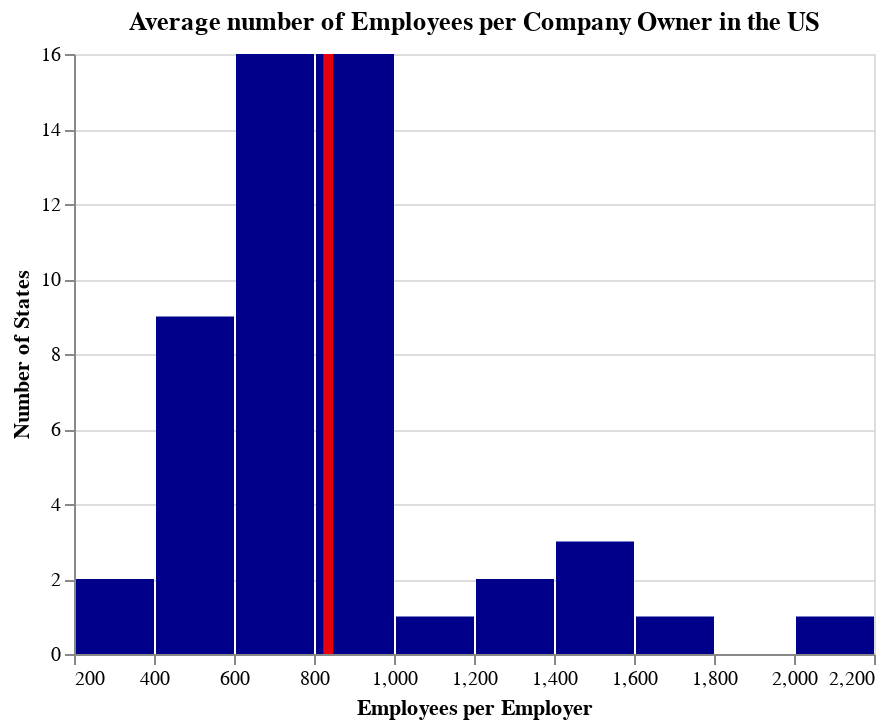

Source (notebook cell):
### Markdown cell above
Now, we can create a Seaborn `mark_bar` histogram plot of the data. We also add a `mark_rule` indicating the data's mean.

### Code cell
base = alt.Chart(perdf)

bar = base.mark_bar().encode(
    x=alt.X('Employees per Employer', bin=True),
    y=alt.Y('count()', title = "Number of States")
)

rule = base.mark_rule(color='red', opacity = 0.9).encode(
    x= alt.X('mean(Employees per Employer)', title = "Employees per Employer"),
    size=alt.value(5)
)

(bar + rule).properties(
    title = 'Average number of Employees per Company Owner in the US'
).configure_mark(
    color = "darkblue"
)

### Figure 1 — Vega-Lite specification as saved in the notebook (floating-point values rounded to 4 significant figures)
{"config": {"view": {"continuousWidth": 400, "continuousHeight": 300}, "mark": {"color": "darkblue"}}, "layer": [{"mark": "bar", "encoding": {"x": {"type": "quantitative", "bin": true, "field": "Employees per Employer"}, "y": {"type": "quantitative", "aggregate": "count", "title": "Number of States"}}}, {"mark": {"type": "rule", "color": "red", "opacity": 0.9}, "encoding": {"size": {"value": 5}, "x": {"type": "quantitative", "aggregate": "mean", "field": "Employees per Employer", "title": "Employees per Employer"}}}], "data": {"name": "data-49a8a9c028bd5244f4cb3a80734fddf3"}, "title": "Average number of Employees per Company Owner in the US", "$schema": "https://vega.github.io/schema/vega-lite/v4.8.1.json", "datasets": {"data-49a8a9c028bd5244f4cb3a80734fddf3": [{"State": "Mississippi", "Number of owners": 1158, "Number employed": 920447, "Employees per Employer": 794.9}, {"State": "Missouri", "Number of owners": 3564, "Number employed": 2464500, "Employees per Employer": 691.5}, {"State": "Montana", "Number of owners": 748, "Number employed": 361600, "Employees per Employer": 483.4}, {"State": "Minnesota", "Number of owners": 3210, "Number employed": 2673014, "Employees per Employer": 832.7}, {"State": "Nebraska", "Number of owners": 1612, "Number employed": 855009, "Employees per Employer": 530.4}, {"State": "Nevada", "Number of owners": 572, "Number employed": 1240230, "Employees per Employer": 2168.0}, {"State": "New Hampshire", "Number of owners": 661, "Number employed": 584769, "Employees per Employer": 884.7}, {"State": "New Jersey", "Number of owners": 5324, "Number employed": 3736734, "Employees per Employer": 701.9}, {"State": "New Mexico", "Number of owners": 788, "Number employed": 584145, "Employees per Employer": 741.3}, {"State": "New York", "Number of owners": 8918, "Number employed": 8073389, "Employees per Employer": 905.3}, {"State": "North Carolina", "Number of owners": 4256, "Number employed": 3679286, "Employees per Employer": 864.5}, {"State": "North Dakota", "Number of owners": 875, "Number employed": 333115, "Employees per Employer": 380.7}, {"State": "Ohio", "Number of owners": 6829, "Number employed": 4817903, "Employees per Employer": 705.5}, {"State": "Oklahoma", "Number of owners": 2276, "Number employed": 1344715, "Employees per Employer": 590.8}, {"State": "Oregon", "Number of owners": 2577, "Number employed": 1617123, "Employees per Employer": 627.5}, {"State": "Pennsylvania", "Number of owners": 7344, "Number employed": 5556497, "Employees per Employer": 756.6}, {"State": "Rhode Island", "Number of owners": 312, "Number employed": 445167, "Employees per Employer": 1427.0}, {"State": "South Carolina", "Number of owners": 2111, "Number employed": 1825775, "Employees per Employer": 864.9}, {"State": "South Dakota", "Number of owners": 490, "Number employed": 317810, "Employees per Employer": 648.6}, {"State": "Tennessee", "Number of owners": 3184, "Number employed": 2635392, "Employees per Employer": 827.7}, {"State": "Texas", "Number of owners": 8943, "Number employed": 10562214, "Employees per Employer": 1181.0}, {"State": "Vermont", "Number of owners": 749, "Number employed": 241404, "Employees per Employer": 322.3}, {"State": "Utah", "Number of owners": 1369, "Number employed": 1273415, "Employees per Employer": 930.2}, {"State": "Virginia", "Number of owners": 3498, "Number employed": 3293668, "Employees per Employer": 941.6}, {"State": "Washington", "Number of owners": 3404, "Number employed": 2752850, "Employees per Employer": 808.7}, {"State": "West Virginia", "Number of owners": 1057, "Number employed": 529733, "Employees per Employer": 501.2}, {"State": "Wisconsin", "Number of owners": 4236, "Number employed": 2595886, "Employees per Employer": 612.8}, {"State": "Wyoming", "Number of owners": 325, "Number employed": 210845, "Employees per Employer": 648.8}, {"State": "Alabama", "Number of owners": 2042, "Number employed": 1630135, "Employees per Employer": 798.3}, {"State": "Alaska", "Number of owners": 306, "Number employed": 258119, "Employees per Employer": 843.5}, {"State": "Arizona", "Number of owners": 1509, "Number employed": 2525257, "Employees per Employer": 1673.0}, {"State": "Arkansas", "Number of owners": 1828, "Number employed": 1011278, "Employees per Employer": 553.2}, {"State": "California", "Number of owners": 17719, "Number employed": 14991308, "Employees per Employer": 846.1}, {"State": "Colorado", "Number of owners": 2765, "Number employed": 2434968, "Employees per Employer": 880.6}, {"State": "Delaware", "Number of owners": 289, "Number employed": 406179, "Employees per Employer": 1405.0}, {"State": "District of Columbia", "Number of owners": 307, "Number employed": 455652, "Employees per Employer": 1484.0}, {"State": "Idaho", "Number of owners": 1220, "Number employed": 598348, "Employees per Employer": 490.4}, {"State": "Connecticut", "Number of owners": 1544, "Number employed": 1476827, "Employees per Employer": 956.5}, {"State": "Florida", "Number of owners": 6716, "Number employed": 8441008, "Employees per Employer": 1257.0}, {"State": "Georgia", "Number of owners": 3168, "Number employed": 3805183, "Employees per Employer": 1201.0}, {"State": "Hawaii", "Number of owners": 651, "Number employed": 505452, "Employees per Employer": 776.4}, {"State": "Illinois", "Number of owners": 6507, "Number employed": 5474518, "Employees per Employer": 841.3}, {"State": "Indiana", "Number of owners": 4142, "Number employed": 2747840, "Employees per Employer": 663.4}, {"State": "Iowa", "Number of owners": 2830, "Number employed": 1341265, "Employees per Employer": 473.9}, {"State": "Kansas", "Number of owners": 2458, "Number employed": 1260598, "Employees per Employer": 512.9}, {"State": "Kentucky", "Number of owners": 2398, "Number employed": 1609352, "Employees per Employer": 671.1}, {"State": "Louisiana", "Number of owners": 2433, "Number employed": 1671852, "Employees per Employer": 687.2}, {"State": "Maine", "Number of owners": 882, "Number employed": 498963, "Employees per Employer": 565.7}, {"State": "Maryland", "Number of owners": 2325, "Number employed": 2276097, "Employees per Employer": 979.0}, {"State": "Massachusetts", "Number of owners": 3655, "Number employed": 3311909, "Employees per Employer": 906.1}, {"State": "Michigan", "Number of owners": 5063, "Number employed": 3937663, "Employees per Employer": 777.7}]}}
